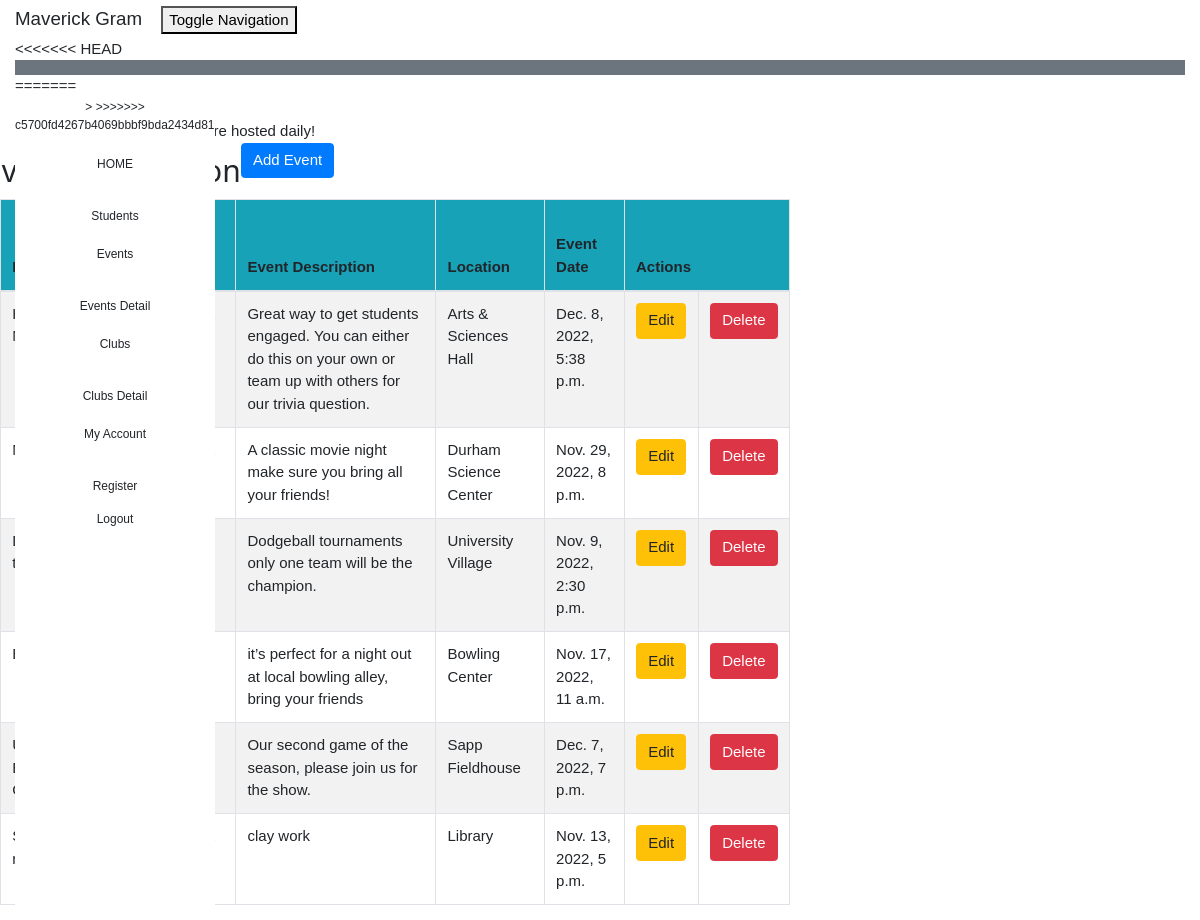
/event_list (signed in), run on the app's committed database.
### crm/models.py (models this page shows, shortened)
class Event(models.Model):
    event_name = models.CharField(max_length=50)
    event_category = models.CharField(max_length=100)
    description = models.TextField()
    location = models.CharField(max_length=200)
    event_date = models.DateTimeField(default=timezone.now)

### crm/views.py (the view)
# urls.py: path('event_list', views.event_list, name='event_list'),
@login_required
def event_list(request):
    event = Event.objects.filter()
    return render(request, 'crm/event_list.html',
                  {'events': event})

### crm/templates/crm/event_list.html (shortened to what this page needs)
<!DOCTYPE html>
{% extends 'crm/base.html' %}
{% block content %}
    {% load humanize %}
    <head>
    </head>
    <body class="bodylist">
    <div class="container">
        <div class="panel panel-primary">
            <div class="panel-heading">Welcome!</div>
            <div class="panel-body">
                Maverick Gram, new  events are hosted daily!
            </div>
        </div>
    </div>
    <div class="row">
        <h2>Event Information</h2>
        <td>  <a href="http://127.0.0.1:8000/admin/crm/event/add/"><span
                class="btn btn-primary">Add Event</span></a></td>
    </div>
    <div>
        <table class="table table-striped table-bordered table-hover w-auto">
            <thead>
            <tr class="bg-info">
                <th>Event Name</th>
                <th>Event Category (Club)</th>
                <th>Event Description</th>
                <th>Location</th>
                <th>Event Date</th>
                <th colspan="2">Actions</th>
            </tr>
            </thead>
            <tbody>
            {% for event in events %}
                <tr>
                    <td>{{ event.event_name }}</td>
                    <td>{{ event.event_category }}</td>
                    <td>{{ event.description }}</td>
                    <td>{{ event.location }}</td>
                    <td>{{ event.event_date }}</td>
                    <td><a href="{% url 'crm:event_edit' pk=event.pk %}"
                           class="btn btn-warning">Edit</a>
                    </td>
                    <td><a href="{% url 'crm:event_delete' pk=event.pk %}"
                           onclick="return confirm('Are you sure you want to delete?')"
                           class="btn btn-danger">Delete</a>
                    </td>
                </tr>
            {% endfor %}
            </tbody>
        </table>
    </div>
    </body>
{% endblock %}

### crm/static/css/w3.css (style rules this page uses)
html { box-sizing:border-box }
*,*:before,*:after { box-sizing:inherit }
html { -ms-text-size-adjust:100%;-webkit-text-size-adjust:100% }
body { margin:0 }
a { background-color:transparent }
html,body { font-family:Verdana,sans-serif;font-size:15px;line-height:1.5 }
html { overflow-x:hidden }
h2 { font-size:30px }
h1,h2,h3,h4,h5,h6 { font-family:"Segoe UI",Arial,sans-serif;font-weight:400;margin:10px 0 }
a { color:inherit }

### crm/templates/crm/base.html (style rules this page uses)
html { box-sizing:border-box }
*,*:before,*:after { box-sizing:inherit }
html { -ms-text-size-adjust:100%;-webkit-text-size-adjust:100% }
body { margin:0 }
a { background-color:transparent }
html,body { font-family:Verdana,sans-serif;font-size:15px;line-height:1.5 }
html { overflow-x:hidden }
h2 { font-size:30px }
h1,h2,h3,h4,h5,h6 { font-family:"Segoe UI",Arial,sans-serif;font-weight:400;margin:10px 0 }
a { color:inherit }

### data on the page
Event: description "Great way to get students engaged. You can either do this on your own or team up with others for our trivia question.", location "Arts & Sciences Hall", event_date "Dec. 8, 2022, 5:38 p.m."
Event: description "A classic movie night make sure you bring all your friends!", location "Durham Science Center", event_date "Nov. 29, 2022, 8 p.m."
Event: description "Dodgeball tournaments only one team will be the champion.", location "University Village", event_date "Nov. 9, 2022, 2:30 p.m."
Event: description "it’s perfect for a night out at local bowling alley, bring your friends", location "Bowling Center", event_date "Nov. 17, 2022, 11 a.m."
Event: description "Our second game of the season, please join us for the show.", location "Sapp Fieldhouse", event_date "Dec. 7, 2022, 7 p.m."
Event: description "clay work", location "Library", event_date "Nov. 13, 2022, 5 p.m."
